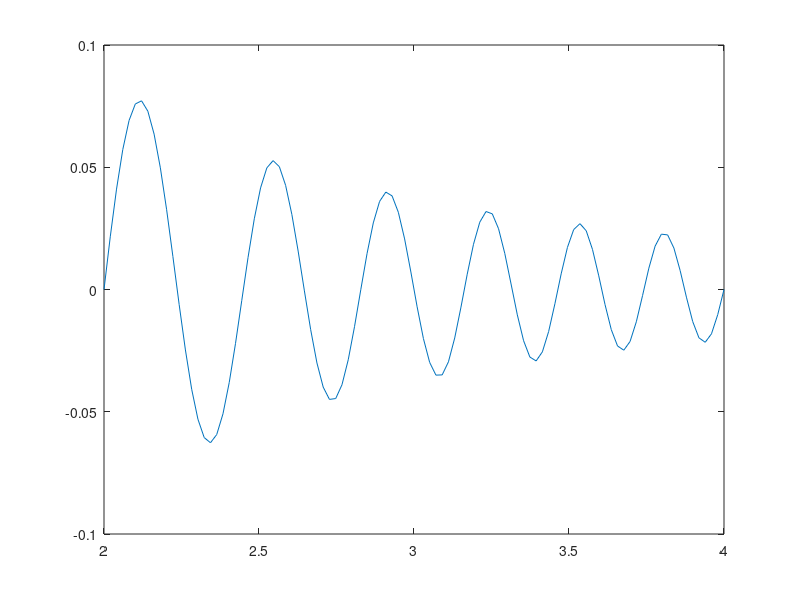

Source code (MATLAB): (Note: this script raises an error after producing the figure.)
% ex 1
clear all
close all
format short e

% Definizione funzione
f = @(x) sin(pi*x.^2)./(x.^2 .* (3 - exp(-x)));

% Vettore di 6 punti equispaziati
x = linspace(2,4,6);

% Valori della funzione
y = f(x);

plot(linspace(2, 4, 100), f(linspace(2, 4, 100)));

roots(f)
fzero(f, [0, 5])

%% 1. Spline lineare e calcolo s1(3.1)
x_val = 3.1;

% interp1 con metodo lineare
s1 = griddedInterpolant(x,y,'linear');
s1_val = s1(x_val)

%% 2. Polinomio interpolante e radici reali in [2,4]

% Polinomio interpolante grado 5
coef = polyfit(x,y,5);

% Radici del polinomio
r = roots(coef)

%% 3. Metodo fzero
z = linspace(2,4,1000);
plot(z,f(z),[2 4],[0 0],'r')

alpha = fzero(f,[3.1 3.2])


% ex 2
clear all
close all

f = @(t,y) -2*y+sin(2*t);
t0 = 0;
tmax = 5;
y0 = 3;

y_ex = @(t) (sin(2*t)-cos(2*t))/4 + (13/4)*exp(-2*t);

df = @(t,y) -2;
toll = 1e-6;
nitmax = 200;

h = 10.^[-1 -2 -3 -4];

for i = 1:length(h)
    [T,U] = eulimp(f,[t0:h(i):tmax],y0,df,toll,nitmax);
    err(i) = norm(U-y_ex(T),inf)/norm(y_ex(T),inf);
    Int(i) = trapz(T,U);
end
[h' err' Int']
